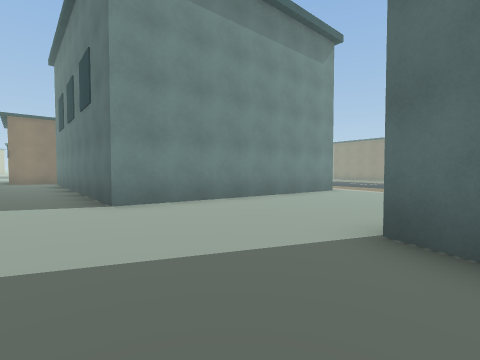
View 1 (above)

18 first-person views from a walk through a 3-D level made in the Unity game engine. The camera is 1.2 m above the floor, tilts 2° down and sees 85° across. The floor is counted in squares, 2 m on a side. Each view is taken from the middle of a square. On the plan, view 1 faces up. The plan holds only what a view shows up to about 9 squares ahead; the rest is blank. The place goes on beyond the plan. The player is left out.

View 2
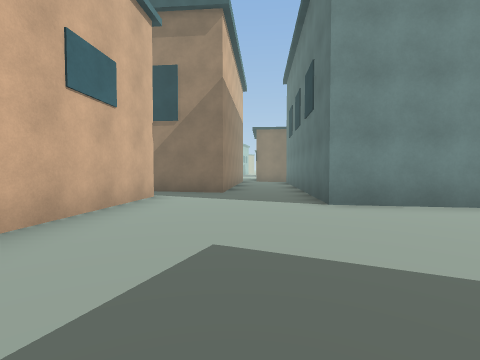

View 3
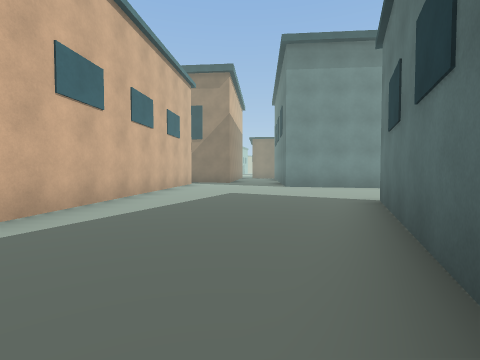

View 4
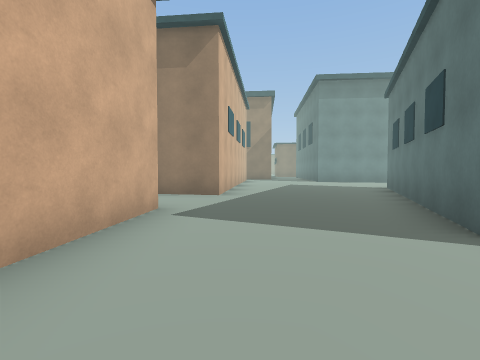

View 5
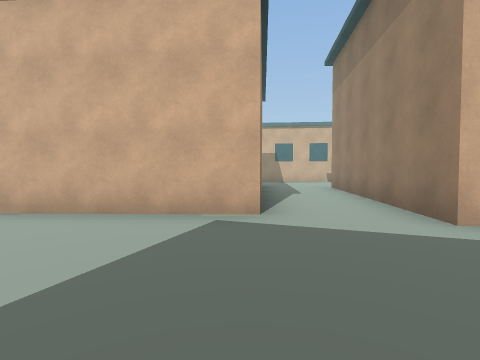

View 6
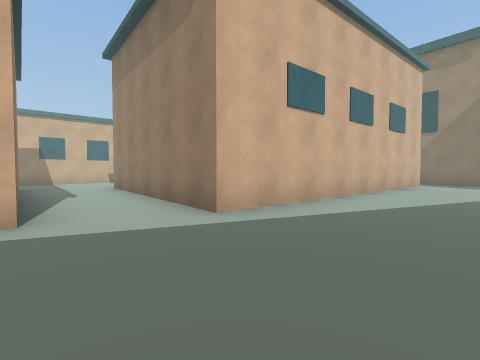

View 7
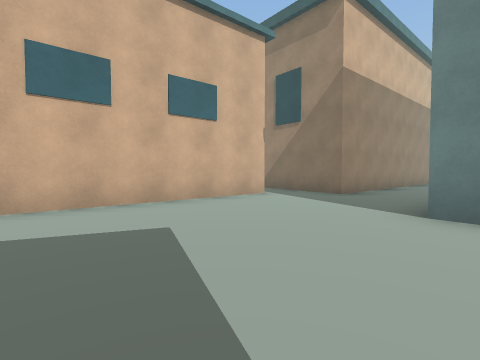

View 8
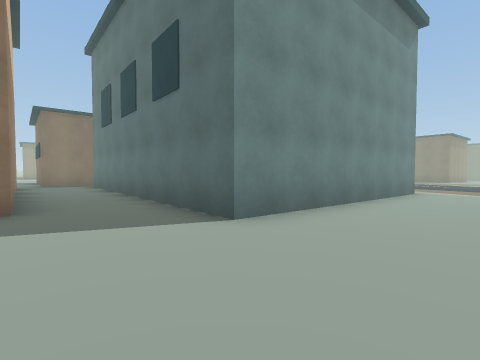

View 9
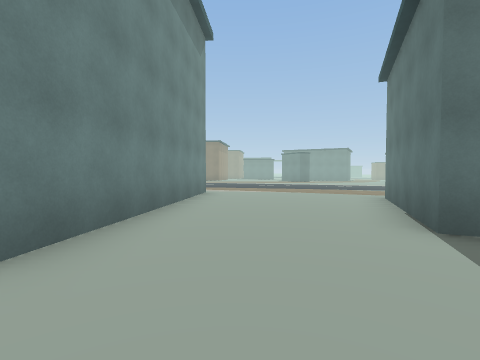

View 10
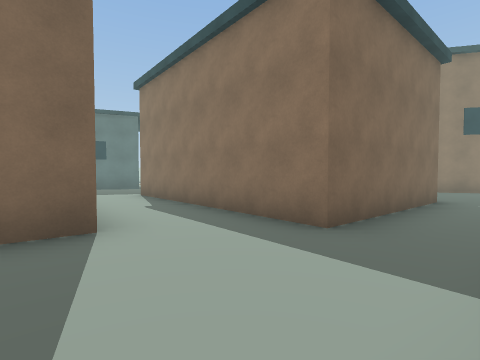

View 11
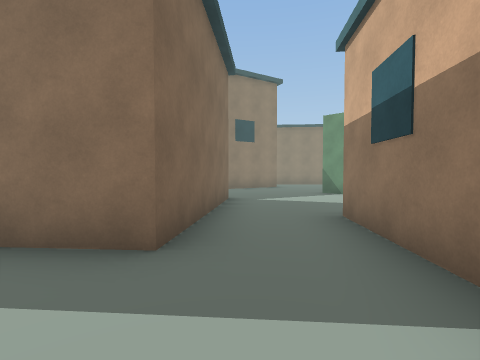

View 12
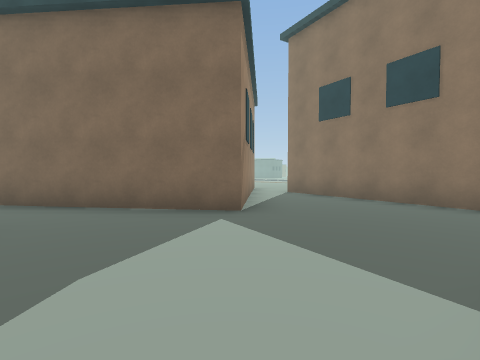

View 13
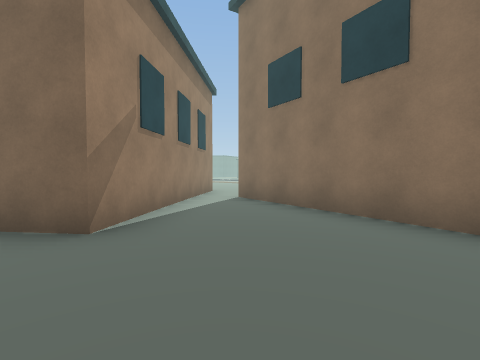

View 14
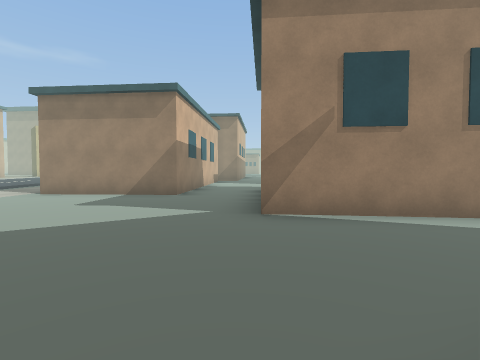

View 15
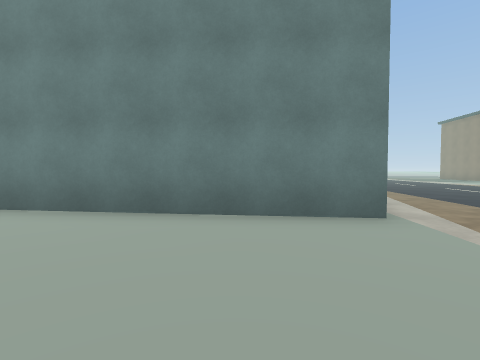

View 16
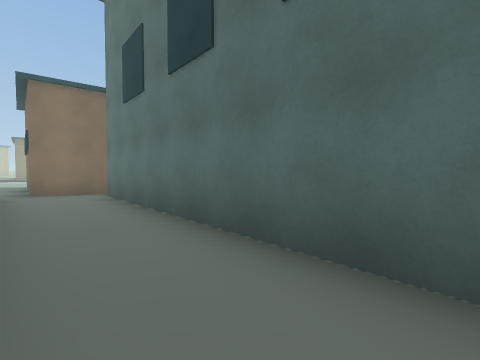

View 17
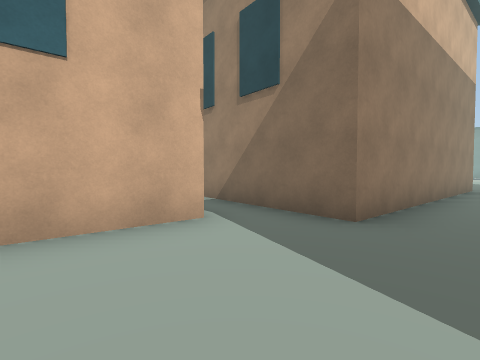

View 18
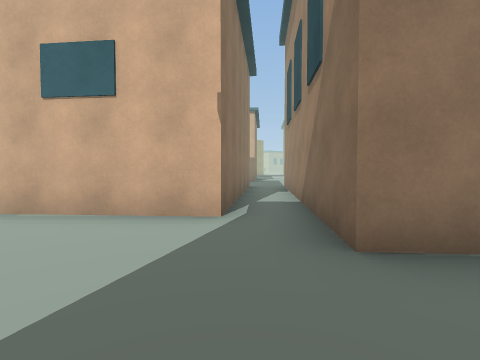

### Floor plan
Key: @ floor where view 1 was taken; # wall or solid block; . main floor; : floor 0.25 m higher than the main floor; - floor 0.25 m lower than the main floor; O other object.
Columns run from 11 left of view 1 to 4 right of it. Each row starts with its distance up from view 1.
 16              ..
 15              ..
 14              ...
 13 O            ...
 12 :O           ...
 11  :OOO        ...
 10  :O.O         ..
  9   O:.O        O.
  8    O..O      O..
  7    OO..O   OO...
  6     O:..O OO....
  5      O...OO.....
  4      OO.........
  3     O::.......OO
  2    OOOO......O
  1  OOOOO O.....O
  0  ::O   OO..@..O
 -1  :O     OO....O
 -2          O....O
 -3           O....O
 -4          OO....-
 -5         O......-
 -6       OO...OO..-
 -7      ::...O OO.-
 -8     ::..OO   OO
 -9      :.OO    O.
-10      O..O   O..
-11       O..OOO..O
-12       O...O..O
-13     OO.......O
-14   :.O........O
-15   :..........O
-16         ##. O

Positions as (right, up) in squares from view 1, and headings:
1: (0, 0), facing up
2: (0, 0), facing up-left
3: (3, -3), facing up-left
4: (4, -7), facing up-left
5: (3, -3), facing down-left
6: (3, -3), facing left
7: (1, 2), facing left
8: (-2, 1), facing up
9: (-2, 2), facing up-right
10: (-7, -8), facing right
11: (-6, -8), facing down-right
12: (-4, -15), facing up-right
13: (-2, -15), facing up-right
14: (1, -15), facing up-left
15: (4, 5), facing up-left
16: (-4, 4), facing up
17: (-2, 3), facing left
18: (-3, 5), facing down-left
